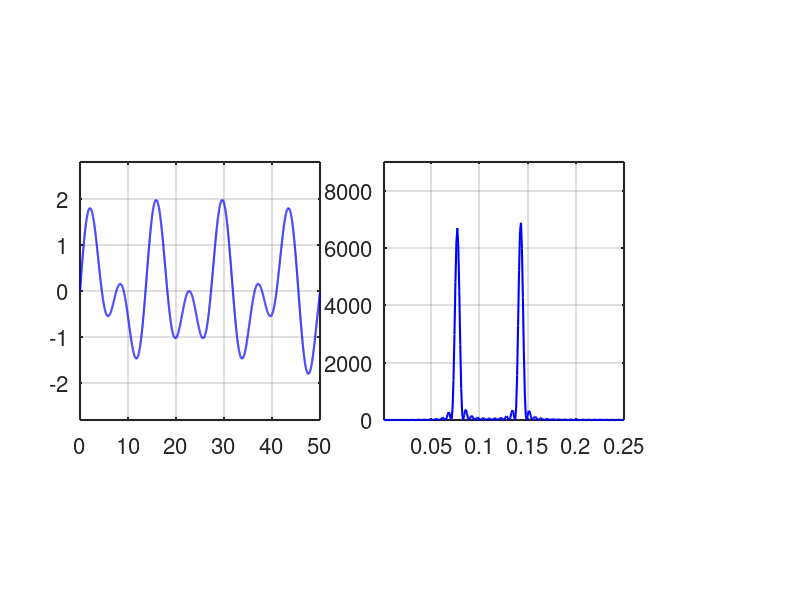

The MATLAB source for this figure:
%%% MATLAB code for calculating the Fourier Transform
%%% Incident oceanic wave is: eta(t)=sin(2*pi/7 t) + sin(2*pi/13 t)
clc; close all; clear;
set(0,'DefaultAxesFontsize', 16);
% Calculating Fourier Transform
k=1;
for f=0.0001:0.001:0.25
    lam=-80:0.001:80;
    eta=sin((2.*pi./7).*lam) + sin((2.*pi./13).*lam);
    y1=eta.*exp(-1i.*2.*pi.*f.*lam);
    z(k)=trapz(lam,y1);  % for integration 
    %
    k=k+1;
end
%
% plotting the incident wave
t=0:0.01:50;
eta=sin((2.*pi./7).*t) + sin((2.*pi./13).*t);
%
figure(1);
subplot('position',[0.1 0.3 0.3 0.43]);
plot(t,eta,'b','linewidth',1.5);
set(gca,'xlim',[0 50],'ylim',[-2.8 2.8]);
set(gca,'linewidth',1.5); grid on;
%
% plotting the Fourier Transform
f=0.0001:0.001:0.25;
subplot('position',[0.48 0.3 0.3 0.43]);
plot(f,z.*conj(z),'b','linewidth',1.5);
set(gca,'xlim',[0.001 0.25],'ylim',[0 9000]);
set(gca,'linewidth',1.5); grid on;
%
%%% End of the code %%%